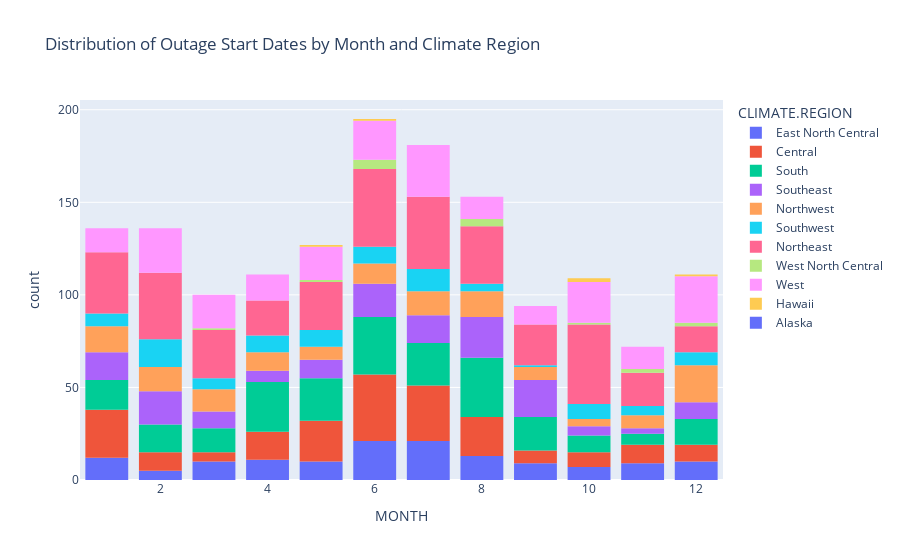

Source (notebook cell):
### Code cell
fig2 = px.histogram(df, 
                    x='MONTH',  
                    color = 'CLIMATE.REGION',
                    title='Distribution of Outage Start Dates by Month and Climate Region', 
                    labels={'OUTAGE.MONTH': 'Outage Start Month'})
fig2.update_layout(bargap=0.2)
fig2.show()

### Figure 1 — Plotly figure (JSON) as saved in the notebook; plotly's stock layout.template omitted (floating-point values rounded to 4 significant figures; data arrays with more than 128 entries replaced by an {"elided": "..."} marker saying what was removed)
{"data": [{"alignmentgroup": "True", "bingroup": "x", "hovertemplate": "CLIMATE.REGION=East North Central<br>MONTH=%{x}<br>count=%{y}<extra></extra>", "legendgroup": "East North Central", "marker": {"color": "#636efa", "pattern": {"shape": ""}}, "name": "East North Central", "offsetgroup": "East North Central", "orientation": "v", "showlegend": true, "type": "histogram", "x": {"elided": "138 int values"}, "xaxis": "x", "yaxis": "y"}, {"alignmentgroup": "True", "bingroup": "x", "hovertemplate": "CLIMATE.REGION=Central<br>MONTH=%{x}<br>count=%{y}<extra></extra>", "legendgroup": "Central", "marker": {"color": "#EF553B", "pattern": {"shape": ""}}, "name": "Central", "offsetgroup": "Central", "orientation": "v", "showlegend": true, "type": "histogram", "x": {"elided": "200 int values"}, "xaxis": "x", "yaxis": "y"}, {"alignmentgroup": "True", "bingroup": "x", "hovertemplate": "CLIMATE.REGION=South<br>MONTH=%{x}<br>count=%{y}<extra></extra>", "legendgroup": "South", "marker": {"color": "#00cc96", "pattern": {"shape": ""}}, "name": "South", "offsetgroup": "South", "orientation": "v", "showlegend": true, "type": "histogram", "x": {"elided": "229 int values"}, "xaxis": "x", "yaxis": "y"}, {"alignmentgroup": "True", "bingroup": "x", "hovertemplate": "CLIMATE.REGION=Southeast<br>MONTH=%{x}<br>count=%{y}<extra></extra>", "legendgroup": "Southeast", "marker": {"color": "#ab63fa", "pattern": {"shape": ""}}, "name": "Southeast", "offsetgroup": "Southeast", "orientation": "v", "showlegend": true, "type": "histogram", "x": {"elided": "153 int values"}, "xaxis": "x", "yaxis": "y"}, {"alignmentgroup": "True", "bingroup": "x", "hovertemplate": "CLIMATE.REGION=Northwest<br>MONTH=%{x}<br>count=%{y}<extra></extra>", "legendgroup": "Northwest", "marker": {"color": "#FFA15A", "pattern": {"shape": ""}}, "name": "Northwest", "offsetgroup": "Northwest", "orientation": "v", "showlegend": true, "type": "histogram", "x": {"elided": "132 int values"}, "xaxis": "x", "yaxis": "y"}, {"alignmentgroup": "True", "bingroup": "x", "hovertemplate": "CLIMATE.REGION=Southwest<br>MONTH=%{x}<br>count=%{y}<extra></extra>", "legendgroup": "Southwest", "marker": {"color": "#19d3f3", "pattern": {"shape": ""}}, "name": "Southwest", "offsetgroup": "Southwest", "orientation": "v", "showlegend": true, "type": "histogram", "x": [6, 2, 2, 12, 7, 7, 10, 8, 7, 12, 5, 1, 1, 6, 4, 6, 2, 1, 12, 4, 12, 5, 7, 2, 2, 3, 6, 7, 10, 10, 5, 11, 11, 12, 1, 4, 1, 4, 5, 10, 7, 1, 12, 4, 7, 5, 11, 2, 12, 4, 6, 2, 2, 4, 3, 8, 9, 3, 3, 4, 7, 7, 5, 7, 2, 11, 5, 5, 8, 6, 2, 3, 8, 2, 1, 2, 11, 5, 4, 6, 10, 7, 7, 2, 3, 10, 6, 2, 6, 10, 10, 2], "xaxis": "x", "yaxis": "y"}, {"alignmentgroup": "True", "bingroup": "x", "hovertemplate": "CLIMATE.REGION=Northeast<br>MONTH=%{x}<br>count=%{y}<extra></extra>", "legendgroup": "Northeast", "marker": {"color": "#FF6692", "pattern": {"shape": ""}}, "name": "Northeast", "offsetgroup": "Northeast", "orientation": "v", "showlegend": true, "type": "histogram", "x": {"elided": "350 int values"}, "xaxis": "x", "yaxis": "y"}, {"alignmentgroup": "True", "bingroup": "x", "hovertemplate": "CLIMATE.REGION=West North Central<br>MONTH=%{x}<br>count=%{y}<extra></extra>", "legendgroup": "West North Central", "marker": {"color": "#B6E880", "pattern": {"shape": ""}}, "name": "West North Central", "offsetgroup": "West North Central", "orientation": "v", "showlegend": true, "type": "histogram", "x": [3, 6, 6, 8, 6, 6, 12, 10, 11, 5, 8, 6, 11, 12, null, 8, 8], "xaxis": "x", "yaxis": "y"}, {"alignmentgroup": "True", "bingroup": "x", "hovertemplate": "CLIMATE.REGION=West<br>MONTH=%{x}<br>count=%{y}<extra></extra>", "legendgroup": "West", "marker": {"color": "#FF97FF", "pattern": {"shape": ""}}, "name": "West", "offsetgroup": "West", "orientation": "v", "showlegend": true, "type": "histogram", "x": {"elided": "217 int values"}, "xaxis": "x", "yaxis": "y"}, {"alignmentgroup": "True", "bingroup": "x", "hovertemplate": "CLIMATE.REGION=Hawaii<br>MONTH=%{x}<br>count=%{y}<extra></extra>", "legendgroup": "Hawaii", "marker": {"color": "#FECB52", "pattern": {"shape": ""}}, "name": "Hawaii", "offsetgroup": "Hawaii", "orientation": "v", "showlegend": true, "type": "histogram", "x": [12, 5, 10, 6, 10], "xaxis": "x", "yaxis": "y"}, {"alignmentgroup": "True", "bingroup": "x", "hovertemplate": "CLIMATE.REGION=Alaska<br>MONTH=%{x}<br>count=%{y}<extra></extra>", "legendgroup": "Alaska", "marker": {"color": "#636efa", "pattern": {"shape": ""}}, "name": "Alaska", "offsetgroup": "Alaska", "orientation": "v", "showlegend": true, "type": "histogram", "x": [null], "xaxis": "x", "yaxis": "y"}], "layout": {"bargap": 0.2, "barmode": "relative", "legend": {"title": {"text": "CLIMATE.REGION"}, "tracegroupgap": 0}, "title": {"text": "Distribution of Outage Start Dates by Month and Climate Region"}, "xaxis": {"anchor": "y", "domain": [0, 1], "title": {"text": "MONTH"}}, "yaxis": {"anchor": "x", "domain": [0, 1], "title": {"text": "count"}}}}
